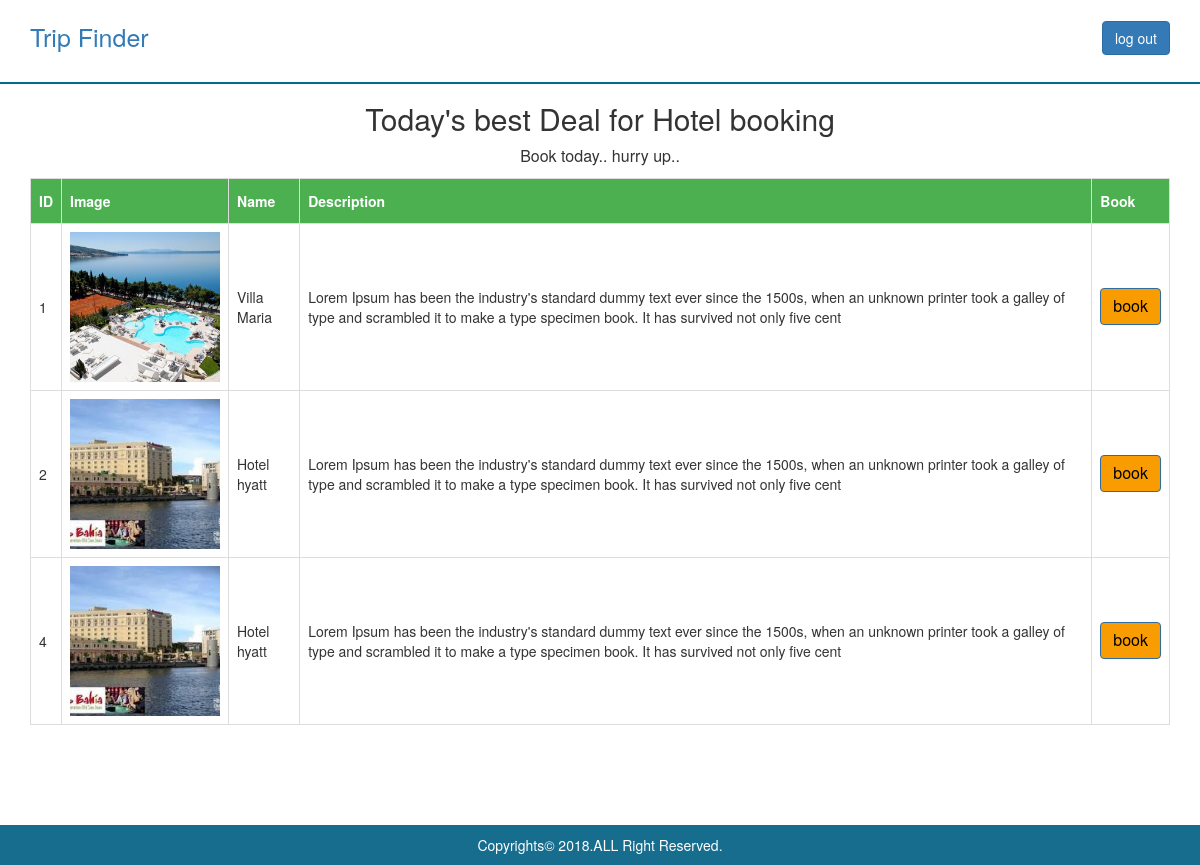
The page /hotelbooking.php on the database its author committed.
### tables this page shows
CREATE TABLE `hotel` (
  `id` int(11) NOT NULL,
  `images` varchar(30) NOT NULL,
  `name` varchar(30) NOT NULL,
  `description` varchar(255) NOT NULL
);

### hotelbooking.php (the view, shortened to what this page needs)
<!doctype html>
<html lang="en">
  <head>
     <link rel="stylesheet" href="https://maxcdn.bootstrapcdn.com/bootstrap/3.3.7/css/bootstrap.min.css">
    <link href="css/mystyle.css" rel="stylesheet">
  </head>
  <body>
<header class="navbar custom-navbar navbar-fixed-top">
<nav class="navbar">
  <div class="container">
    <div class="navbar-header">
      <a class="navbar-brand" href="#">Trip Finder</a>
    </div>
    <div class="collapse navbar-collapse" id="bs-example-navbar-collapse-1">
       <a href="logout.php" class="btn btn-primary pull-right" style="margin-top:20px;"> log out</a>
    </div>
  </div>
</nav>
</header>
<section id="hotel-info">
  <div class="container">
    <div class="row">
      <div class="col-md-12">
        <h2 class="title">Today's best Deal for Hotel booking</h2>
        <p class="title">Book today.. hurry up..</p>
      </div>
      <div class="col-md-12">
        <?php
           include("connection.php");
        ?>
          <?php
          $sql = "SELECT * FROM hotel";
          if($result = mysqli_query($link, $sql)){
            if( mysqli_num_rows($result) > 0){
              echo "<form id='hotel_book' method='post'>";
              echo "<table id='hotels'>
              <tr>
                <th>ID</th>
                <th>Image</th>
                <th>Name</th>
                <th>Description</th>
                <th>Book</th>
              </tr>";
              while($row =
                mysqli_fetch_array($result, MYSQLI_ASSOC)){
                echo "<tr>";
                echo"<td>".$row["id"]."</td>";
                echo"<td><img src='images/". $row["images"]."'></td>";
                echo"<td>".$row["name"]."</td>";
                echo"<td>" . $row["description"] . "</td>";
                echo"<td><input type='submit' value='book' class='btn btn-primary' onclick='getBookingInformation(" . $row["id"] . ")'></td>";
                echo "</tr>";
              }
              echo "</table>";
              echo"</form>";
            } else{
              echo "<p>mysql returns empty result set</p>";
            }
          }else{
            echo "<p>Unable to execute query : $sql. " . mysqli_error($link) ."</p>";
          }
          ?>
      </div>
    </div>
  </div>
</section>
<footer id="footer">
    <p>Copyrights&copy 2018.ALL Right Reserved.</p>
</footer>
  </body>
</html>

### css/mystyle.css (style rules this page uses)
body { padding-top: 82px; }
.custom-navbar { background-color: #fff; border-bottom: 2px solid #006c8c; }
.navbar-brand { margin-top: 10px; font-size: 25px; }
#footer { background-color:#166D8D ; color:#fff; text-align: center; padding-top: 10px; padding-bottom: 10px; }
#footer p { margin:0; }
input[type="submit"] { background-color: #f89c02; color:#000; font-size: 16px; }
#hotel-info { margin-bottom: 100px; }
#hotel-info .title { text-align: center; }
p.title { font-size: 16px; }
#hotels { width:100%; border-collapse: collapse; }
#hotels td, #hotels th { border: 1px solid #ddd; padding: 8px; }
#hotels th { padding-top: 12px; padding-bottom: 12px; text-align: left; background-color: #4CAF50; color: white; }
img { width:100%; }
table td img { width:150px; }

### rows shown on the page
hotel: id "1", images (picture), name "Villa Maria", description "Lorem Ipsum has been the industry's standard dummy text ever since the 1500s, when an unknown printer took a galley of type and scrambled it to make a type specimen book. It has survived not only five cent"
hotel: id "2", images (picture), name "Hotel hyatt", description "Lorem Ipsum has been the industry's standard dummy text ever since the 1500s, when an unknown printer took a galley of type and scrambled it to make a type specimen book. It has survived not only five cent"
hotel: id "4", images (picture), name "Hotel hyatt", description "Lorem Ipsum has been the industry's standard dummy text ever since the 1500s, when an unknown printer took a galley of type and scrambled it to make a type specimen book. It has survived not only five cent"
